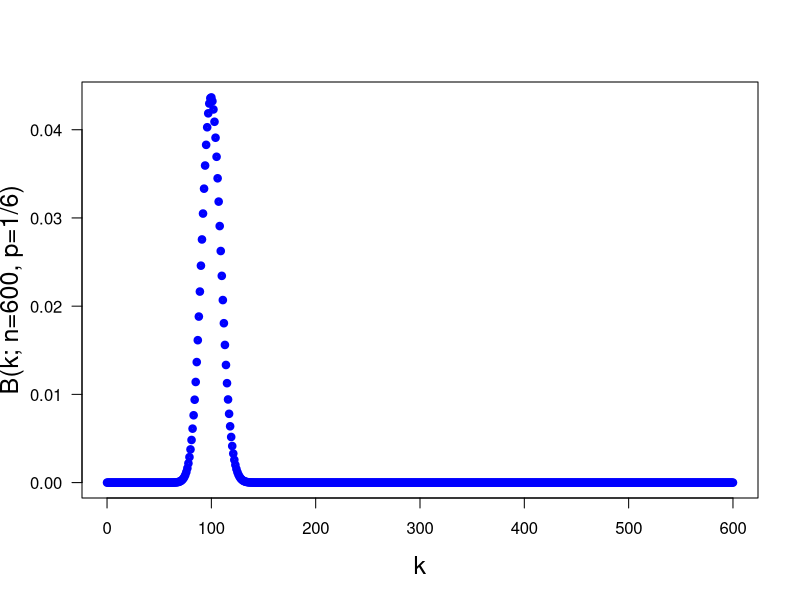

Generate this figure with R:
print('file: ProbBionomPDn600p1o6.R')
# dbinom(k;n=600,p=1/6
p=1/6; n=600; karr=seq(0,n); parr=numeric(n+1) 
parr = dbinom(karr,n,p)
# png('BernoulliDie600n200517.png',width=16,height=16,units='cm',res=300)
plot(karr,parr,type='p',lwd=4,col='blue',xlab='k',
     ylab='B(k; n=600, p=1/6)',las=1,cex=0.6,cex.lab=1.5)
# dev.off()
